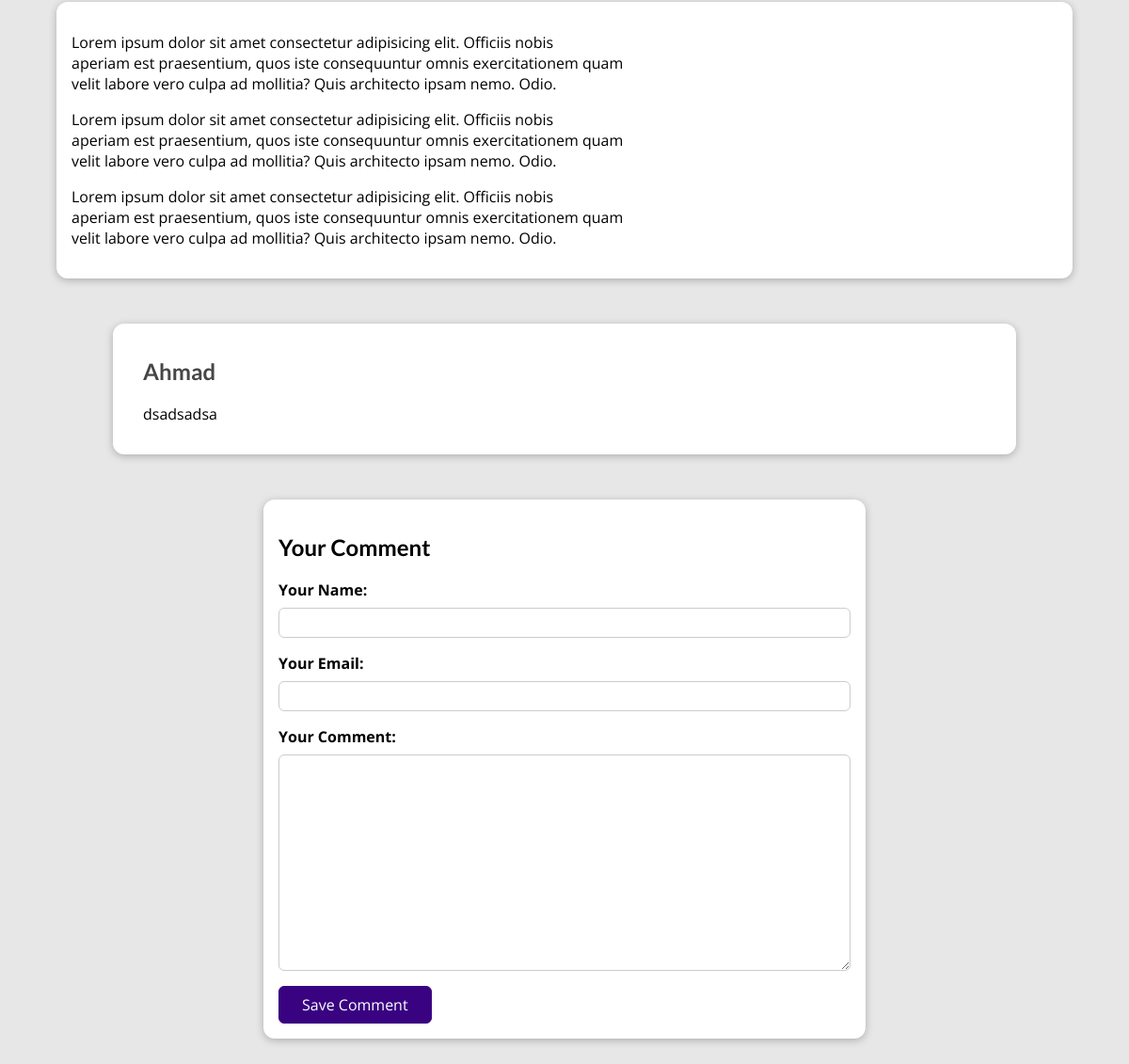
The page /posts/hike-in-the-mountains (lower part) on the database as committed earlier.
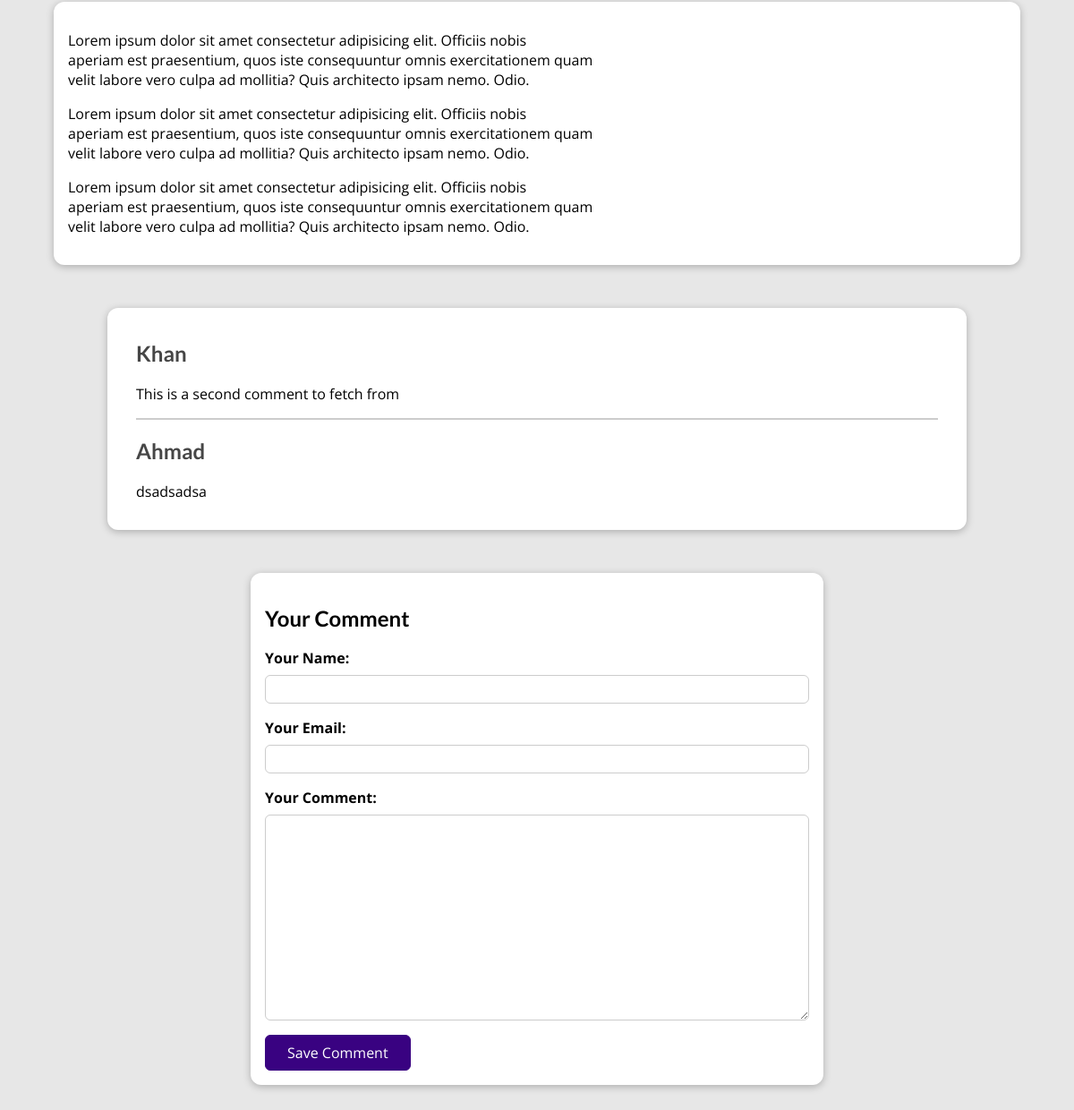
The same page on the database as committed later.
### blog/models.py (models this page shows)
class Comment(models.Model):
    user_name = models.CharField(max_length=120)
    user_email = models.EmailField()
    text = models.TextField(max_length=400)
    post = models.ForeignKey(
        Post, on_delete=models.CASCADE, related_name="comments")

### blog/views.py (the view, shortened to what this page needs)
# urls.py: path("posts/<slug:slug>", views.SinglePostView.as_view(),
class SinglePostView(View):
    def is_stored_post(self, request, post_id):
        stored_posts = request.session.get("stored_posts")
        if stored_posts is not None:
            is_saved_for_later = post_id in stored_posts
        else:
            is_saved_for_later = False
        return is_saved_for_later
    def get(self, request, slug):
        post = Post.objects.get(slug=slug)
        context = {
            "post": post,
            "post_tags": post.tags.all(),
            "comment_form": CommentForm(),
            "comments": post.comments.all().order_by("-id"),
            "saved_for_later": self.is_stored_post(request, post.id)
        }
        return render(request, "blog/post-detail.html", context)

### blog/forms.py
class CommentForm(forms.ModelForm):
    class Meta:
        model = Comment
        exclude = ["post"] # we don't want to create this attribute on auto
        labels = {
            "user_name": "Your Name",
            "user_email": "Your Email",
            "text": "Your Comment"
        }

### blog/models.py (called while the page is built)
    def full_name(self):
        return f"{self.first_name} {self.last_name}"

    def __str__(self):
        return self.full_name()

### blog/templates/blog/post-detail.html (shortened to what this page needs)
{% extends "base.html" %}
{% load static %}
{% block css_files %}
    <link rel="stylesheet" href="{% static "blog/post-detail.css" %}" />
{% endblock css_files%}
{% block content %}
    <main>
        <p>
            {{post.content|linebreaks}}
        </p>
    </main>
    {% if comments %}
    <section id="comments">
        <ul>
            {% for comment in comments %}
                <li>
                    <h2>{{ comment.user_name }}</h2>
                    <p>{{ comment.text|linebreaks }}</p>
                </li>
            {% endfor %}
        </ul>
    </section>
    {% endif %}
    <section id="comment-form">
        <h2>Your Comment</h2>
        <form action="{% url "post-detail-page" post.slug %}" method="post">
            {% for form_field in comment_form %}
                <div class="form-control {% if form_field.errors %}invalid{% endif %}" >
                    {{ form_field.label_tag }}
                    {{ form_field }}
                </div>
            {% endfor %}
            <button>Save Comment</button>
        </form>
    </section>
{% endblock content %}

Rows that differ between the two databases and show on the page:
added Comment: user_name "Khan", text "This is a second comment to fetch from"
